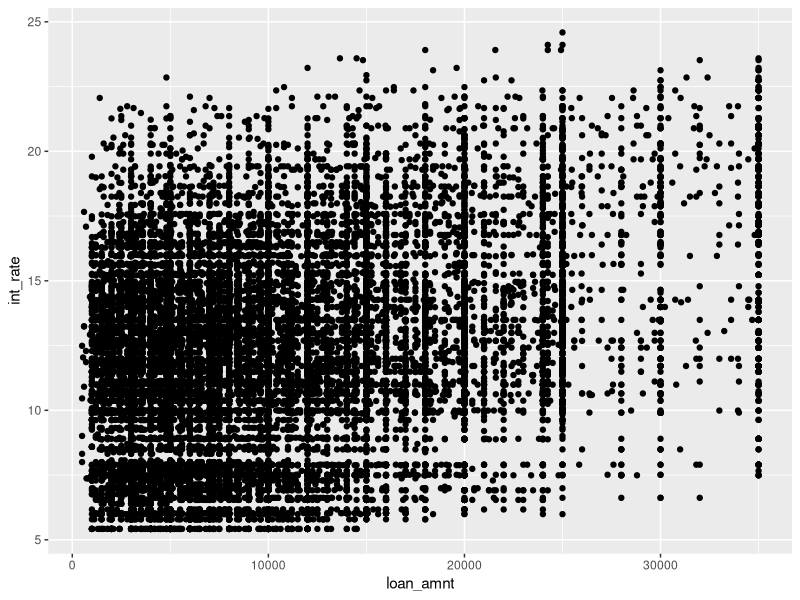
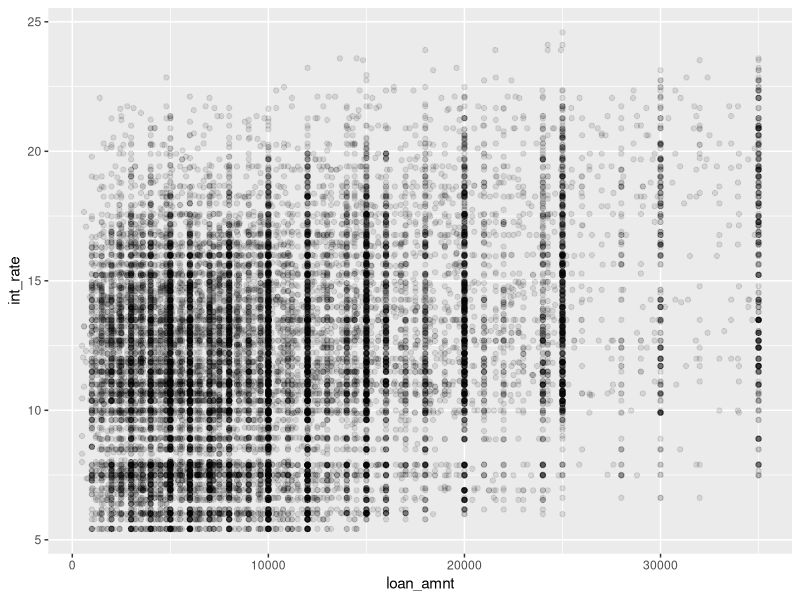
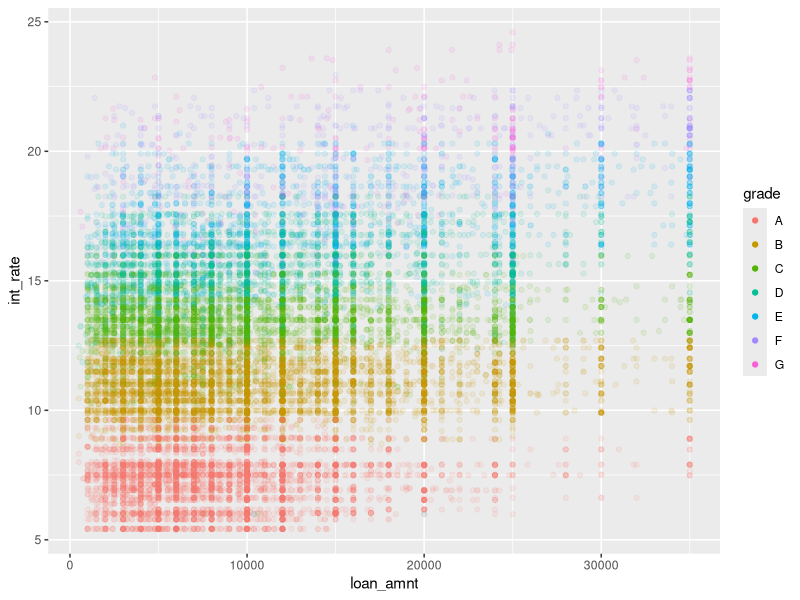
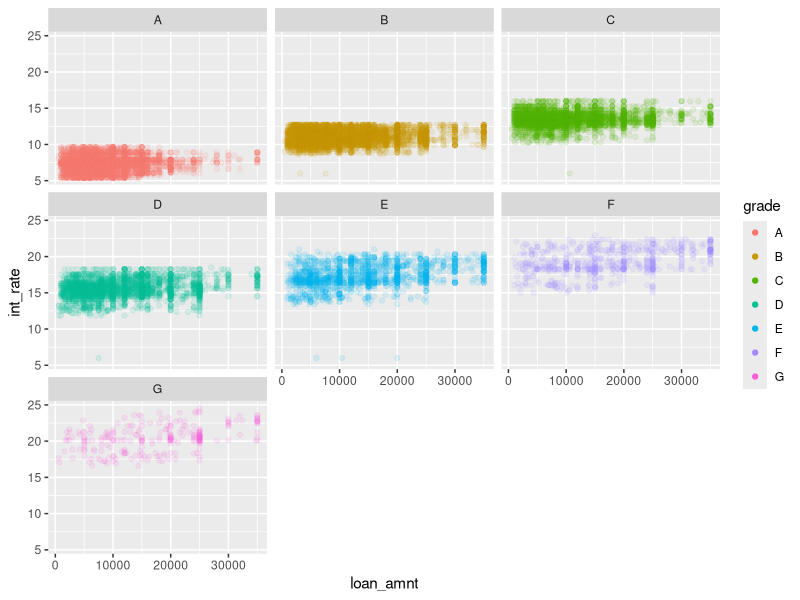
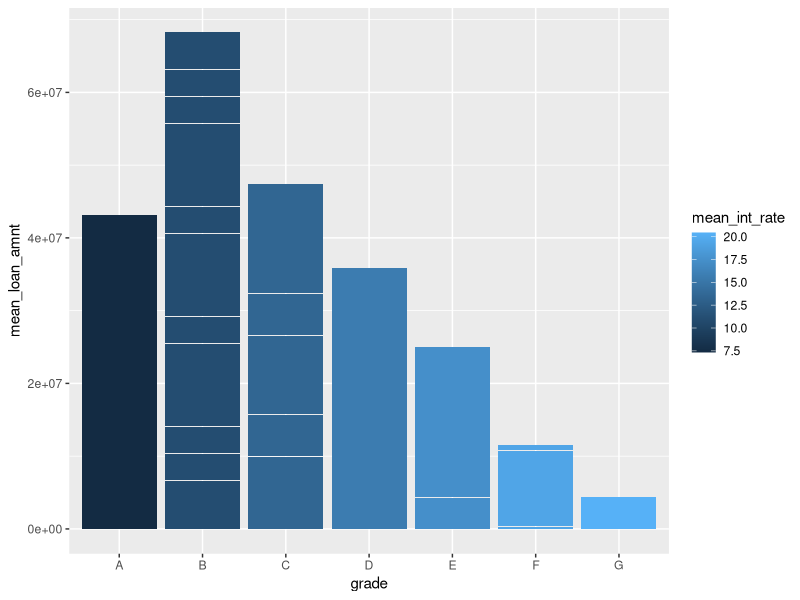
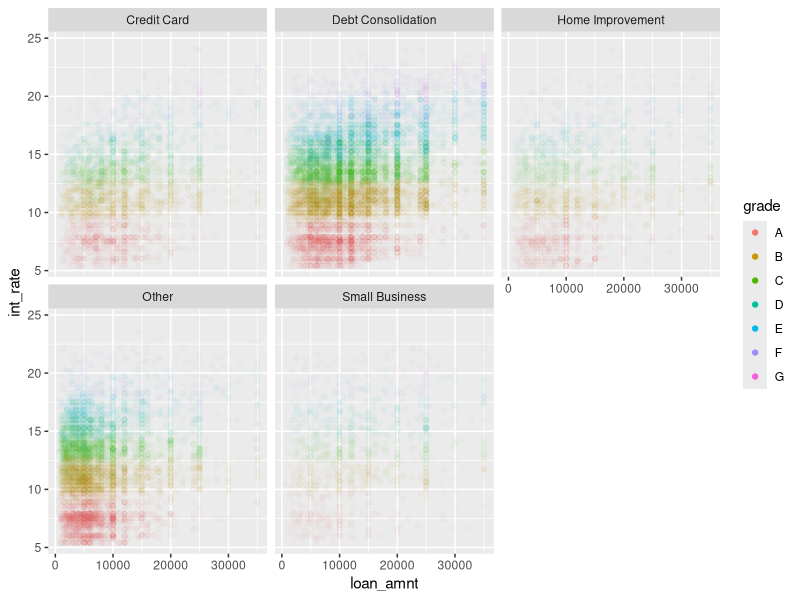

The R script that drew these images, in order:
## ---- chunk 1
library(tidyverse)
loans <- read_csv("loans.csv")
head(loans)
## ---- chunk 2
loans %>%
  ggplot() +
  geom_point(aes(x = loan_amnt, y = int_rate))

# the graph shows that there is a correlation between loan amount and interest rate, particularly that as the loan amounts become high (30000+), so do the interest rates
## ---- chunk 3
loans %>%
  ggplot() +
  geom_point(aes(x = loan_amnt, y = int_rate, alpha = I(0.1)))

# this shows the same correlation, but removes a lot of the noise / overplotting
## ---- chunk 4
loans %>%
  ggplot() +
  geom_point(aes(x = loan_amnt, y = int_rate, colour = grade, alpha = I(0.1)))

# with the colour added, it is possible to see the distribution of correlation by broken down by grade, i.e. that the lower grades tend towards the bottom (A grades), whereas the higher grades tend towards the top (G grades)
## ---- chunk 5
loans %>%
  ggplot() +
  geom_point(aes(x = loan_amnt, y = int_rate, colour = grade, alpha = I(0.1))) +
  facet_wrap(~grade)

# this makes the above point clearer, because the distribution is broken down across individual plots

## ---- chunk 6
loans %>%
  group_by(grade) %>%
  mutate(mean_loan_amnt = mean(loan_amnt),
         mean_int_rate = mean(int_rate)) %>%
  ggplot() +
  geom_col(aes(x = mean_loan_amnt, y = grade, fill = mean_int_rate)) +
  coord_flip()

## ---- chunk 7
loans %>%
  ggplot() +
  geom_point(aes(x = loan_amnt, y = int_rate, colour = grade, alpha = I(0.025))) +
  facet_wrap(~purpose)


